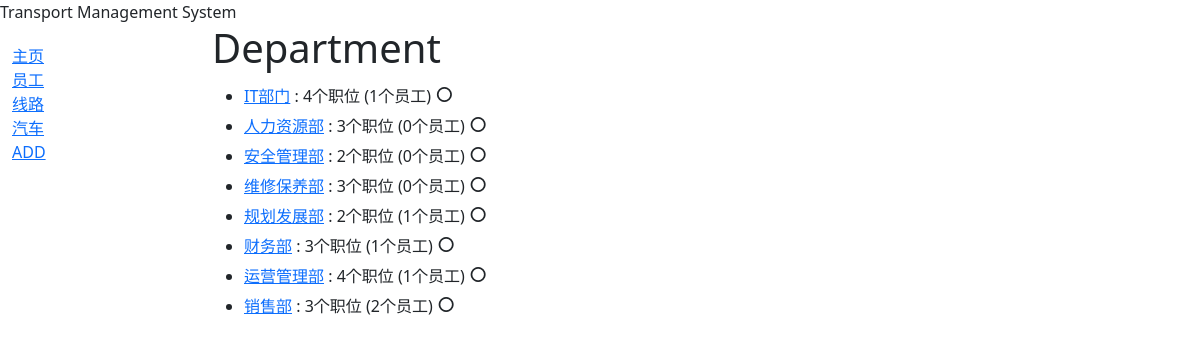
Screenshot of /catalog/departments/ with the database file from the repository.
### catalog/models.py (models this page shows, shortened)
class Department(models.Model):
    dName = models.CharField(max_length=200)
    dSummary = models.TextField(
        max_length=1000, help_text="Enter a description of the department"
    )
    positions = models.ManyToManyField(Position, help_text="Select a position for this department", blank=True)
    class Meta:
        ordering = ['dName']
    def get_absolute_url(self):
        return reverse('department-detail', args=[str(self.id)])

### catalog/views.py (the view)
# urls.py: path('departments/', views.DepartmentListView.as_view(), name='departments'),
class DepartmentListView(generic.ListView):
    model = Department
    def get_context_data(self, **kwargs):
        context = super().get_context_data(**kwargs)
        for department in context['department_list']:
            department.position_count = department.positions.count()
        return context

### catalog/models.py (called while the page is built)
    def __str__(self):
        return self.pName

    def get_absolute_url(self):
        return reverse('employee-detail', args=[str(self.id)])

### catalog/templates/catalog/department_list.html (shortened to what this page needs)
{% extends "base_generic.html" %}
{% block content %}
<h1>Department</h1>
{% if department_list %}
    <ul>
        {% for department in department_list %}
        <li>
            <a href="{{ department.get_absolute_url }}">{{ department.dName }}</a> : {{ department.positions.count }}个职位
            ({{ department.employee_set.count }}个员工)
            <span class="circle-toggle"
                  onclick="togglePositions('{{ department.id }}')"
                  id="triangle-{{ department.id }}"
                  title="展开">&#9675;</span>
        </li>
        {% endfor %}
    </ul>
{% else %}
    <p>There are no departments in the company.</p>
{% endif %}
{% endblock %}

### catalog/templates/base_generic.html (shortened to what this page needs)
<!DOCTYPE html>
<html lang="en-US">
  <head>
    <link href="https://cdn.jsdelivr.net/npm/bootstrap@5.3.3/dist/css/bootstrap.min.css"
      rel="stylesheet"
>
    {% load static %}
    <link rel="stylesheet" href="{% static 'css/styles.css' %}" />
  </head>
  <body>
    <header>
        Transport Management System
    </header>
    <div class="container-fluid">
      <div class="row">
        <div class="col-sm-2">
          {% block sidebar %}
            <ul class="sidebar-nav">
              <li><a href="{% url 'index' %}">主页</a></li>
              <li><a href="{% url 'departments' %}">员工</a></li>
              <li><a href="">线路</a></li>
              <li><a href="">汽车</a></li>
              <li><a href="{% url 'add-employee' %}">ADD</a></li>
            </ul>
          {% endblock %}
        </div>
        <div class="col-sm-10 ">{% block content %}{% endblock %}</div>
      </div>
    </div>
  </body>
</html>

### catalog/templates/css/styles.css (style rules this page uses)
.sidebar-nav { margin-top: 20px; padding: 0; list-style: none; }

### catalog/templates/catalog/department_list.html (style rules this page uses)
.circle-toggle { cursor: pointer; font-size: 20px; margin-right: 5px; display: inline-block; }

### rows the page displays
Department: dName "IT部门", positions.count "4", employee_set.count "1"
Department: dName "人力资源部", positions.count "3", employee_set.count "0"
Department: dName "安全管理部", positions.count "2", employee_set.count "0"
Department: dName "维修保养部", positions.count "3", employee_set.count "0"
Department: dName "规划发展部", positions.count "2", employee_set.count "1"
Department: dName "财务部", positions.count "3", employee_set.count "1"
Department: dName "运营管理部", positions.count "4", employee_set.count "1"
Department: dName "销售部", positions.count "3", employee_set.count "2"
